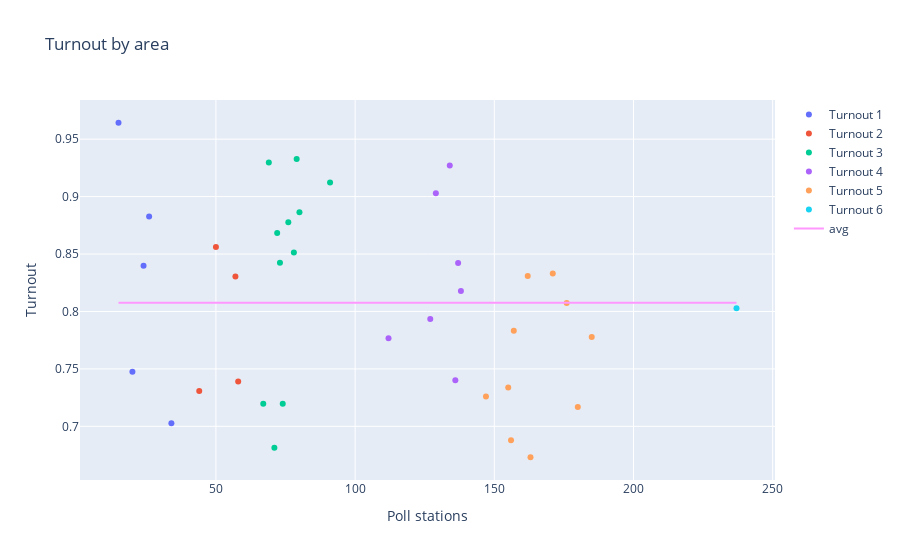

The notebook cell saved with this chart:
### Code cell
draw_chart('town_below100')
